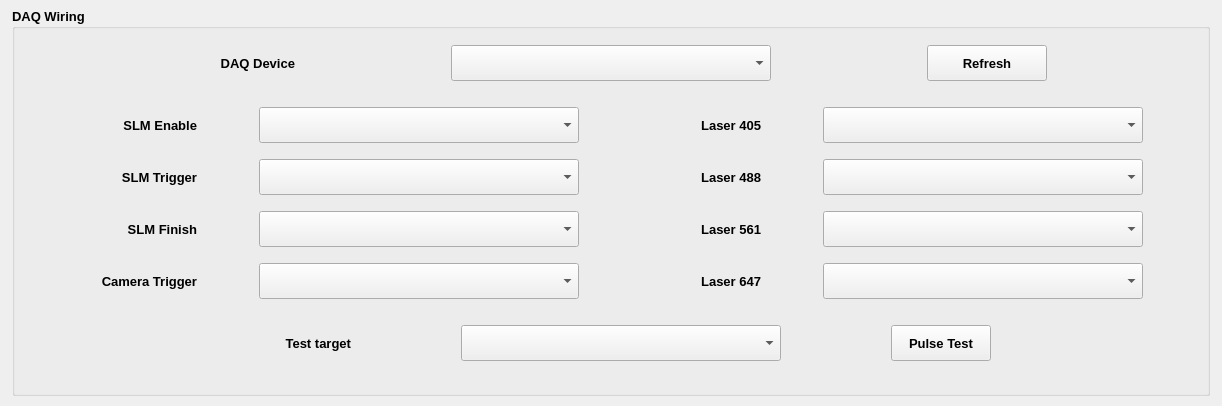
     <widget class="QWidget" name="tab_daq">
      <property name="minimumSize">
       <size>
        <width>30</width>
        <height>30</height>
       </size>
      </property>
      <property name="font">
       <font>
        <family>Arial</family>
        <pointsize>10</pointsize>
        <weight>75</weight>
        <bold>true</bold>
       </font>
      </property>
      <attribute name="title">
       <string>DAQ</string>
      </attribute>
      <layout class="QVBoxLayout" name="verticalLayout_daq_page">
       <property name="leftMargin">
        <number>12</number>
       </property>
       <property name="topMargin">
        <number>8</number>
       </property>
       <property name="rightMargin">
        <number>12</number>
       </property>
       <property name="bottomMargin">
        <number>10</number>
       </property>
       <item>
        <widget class="QGroupBox" name="group_daq">
         <property name="sizePolicy">
          <sizepolicy hsizetype="Expanding" vsizetype="Expanding">
           <horstretch>0</horstretch>
           <verstretch>1</verstretch>
          </sizepolicy>
         </property>
         <property name="font">
          <font>
           <family>Arial</family>
           <pointsize>10</pointsize>
           <weight>75</weight>
           <bold>true</bold>
          </font>
         </property>
         <property name="title">
          <string>DAQ Wiring</string>
         </property>
         <layout class="QVBoxLayout" name="verticalLayout_daq_group">
          <property name="spacing">
           <number>6</number>
          </property>
          <property name="leftMargin">
           <number>16</number>
          </property>
          <property name="topMargin">
           <number>16</number>
          </property>
          <property name="rightMargin">
           <number>16</number>
          </property>
          <property name="bottomMargin">
           <number>12</number>
          </property>
          <item>
           <layout class="QHBoxLayout" name="horizontalLayout_daq_device">
            <property name="spacing">
             <number>12</number>
            </property>
            <item>
             <widget class="QLabel" name="label_daq_device">
              <property name="minimumSize">
               <size>
                <width>120</width>
                <height>0</height>
               </size>
              </property>
              <property name="maximumSize">
               <size>
                <width>120</width>
                <height>16777215</height>
               </size>
              </property>
              <property name="font">
               <font>
                <family>Arial</family>
                <pointsize>10</pointsize>
                <weight>75</weight>
                <bold>true</bold>
               </font>
              </property>
              <property name="text">
               <string>DAQ Device</string>
              </property>
              <property name="alignment">
               <set>Qt::AlignRight|Qt::AlignTrailing|Qt::AlignVCenter</set>
              </property>
             </widget>
            </item>
            <item>
             <widget class="QComboBox" name="combo_daq_device">
              <property name="minimumSize">
               <size>
                <width>240</width>
                <height>36</height>
               </size>
              </property>
              <property name="maximumSize">
               <size>
                <width>320</width>
                <height>16777215</height>
               </size>
              </property>
              <property name="font">
               <font>
                <family>Arial</family>
                <pointsize>10</pointsize>
                <weight>75</weight>
                <bold>true</bold>
               </font>
              </property>
              <property name="maxVisibleItems">
               <number>16</number>
              </property>
             </widget>
            </item>
            <item>
             <widget class="QPushButton" name="btn_refresh_lines">
              <property name="sizePolicy">
               <sizepolicy hsizetype="Fixed" vsizetype="Fixed">
                <horstretch>0</horstretch>
                <verstretch>0</verstretch>
               </sizepolicy>
              </property>
              <property name="minimumSize">
               <size>
                <width>120</width>
                <height>36</height>
               </size>
              </property>
              <property name="maximumSize">
               <size>
                <width>120</width>
                <height>36</height>
               </size>
              </property>
              <property name="font">
               <font>
                <family>Arial</family>
                <pointsize>10</pointsize>
                <weight>75</weight>
                <bold>true</bold>
               </font>
              </property>
              <property name="text">
               <string>Refresh</string>
              </property>
             </widget>
            </item>
           </layout>
          </item>
          <item>
           <spacer name="verticalSpacer_daq_after_device">
            <property name="orientation">
             <enum>Qt::Vertical</enum>
            </property>
            <property name="sizeType">
             <enum>QSizePolicy::Expanding</enum>
            </property>
            <property name="sizeHint" stdset="0">
             <size>
              <width>20</width>
              <height>20</height>
             </size>
            </property>
           </spacer>
          </item>
          <item>
           <layout class="QGridLayout" name="formLayout_daq">
            <property name="spacing">
             <number>16</number>
            </property>
            <item row="0" column="0">
             <widget class="QLabel" name="label_slm_enable_line">
              <property name="minimumSize">
               <size>
                <width>120</width>
                <height>0</height>
               </size>
              </property>
              <property name="maximumSize">
               <size>
                <width>120</width>
                <height>16777215</height>
               </size>
              </property>
              <property name="font">
               <font>
                <family>Arial</family>
                <pointsize>10</pointsize>
                <weight>75</weight>
                <bold>true</bold>
               </font>
              </property>
              <property name="text">
               <string>SLM Enable</string>
              </property>
              <property name="textFormat">
               <enum>Qt::AutoText</enum>
              </property>
              <property name="alignment">
               <set>Qt::AlignRight|Qt::AlignTrailing|Qt::AlignVCenter</set>
              </property>
             </widget>
            </item>
            <item row="0" column="1">
             <widget class="QComboBox" name="combo_slm_enable_line">
              <property name="minimumSize">
               <size>
                <width>240</width>
                <height>36</height>
               </size>
              </property>
              <property name="maximumSize">
               <size>
                <width>320</width>
                <height>16777215</height>
               </size>
              </property>
              <property name="font">
               <font>
                <family>Arial</family>
                <pointsize>10</pointsize>
                <weight>75</weight>
                <bold>true</bold>
               </font>
              </property>
              <property name="maxVisibleItems">
               <number>16</number>
              </property>
              <property name="insertPolicy">
               <enum>QComboBox::InsertAtBottom</enum>
              </property>
             </widget>
            </item>
            <item row="1" column="1">
             <widget class="QComboBox" name="combo_slm_trigger_line">
              <property name="minimumSize">
               <size>
                <width>240</width>
                <height>36</height>
               </size>
              </property>
              <property name="maximumSize">
               <size>
                <width>320</width>
                <height>16777215</height>
               </size>
              </property>
              <property name="font">
               <font>
                <family>Arial</family>
                <pointsize>10</pointsize>
                <weight>75</weight>
                <bold>true</bold>
               </font>
              </property>
              <property name="maxVisibleItems">
               <number>16</number>
              </property>
              <property name="insertPolicy">
               <enum>QComboBox::InsertAtBottom</enum>
              </property>
             </widget>
            </item>
            <item row="2" column="0">
             <widget class="QLabel" name="label_slm_finish_line">
              <property name="minimumSize">
               <size>
                <width>120</width>
                <height>0</height>
               </size>
              </property>
              <property name="maximumSize">
               <size>
                <width>120</width>
                <height>16777215</height>
               </size>
              </property>
              <property name="font">
               <font>
                <family>Arial</family>
                <pointsize>10</pointsize>
                <weight>75</weight>
                <bold>true</bold>
               </font>
              </property>
              <property name="text">
               <string>SLM Finish</string>
              </property>
              <property name="alignment">
               <set>Qt::AlignRight|Qt::AlignTrailing|Qt::AlignVCenter</set>
              </property>
             </widget>
            </item>
            <item row="2" column="1">
             <widget class="QComboBox" name="combo_slm_finish_line">
              <property name="minimumSize">
               <size>
                <width>240</width>
                <height>36</height>
               </size>
              </property>
              <property name="maximumSize">
               <size>
                <width>320</width>
                <height>16777215</height>
               </size>
              </property>
              <property name="font">
               <font>
                <family>Arial</family>
                <pointsize>10</pointsize>
                <weight>75</weight>
                <bold>true</bold>
               </font>
              </property>
              <property name="maxVisibleItems">
               <number>16</number>
              </property>
              <property name="insertPolicy">
               <enum>QComboBox::InsertAtBottom</enum>
              </property>
             </widget>
            </item>
            <item row="3" column="0">
             <widget class="QLabel" name="label_camera_trigger_line">
              <property name="minimumSize">
               <size>
                <width>120</width>
                <height>0</height>
               </size>
              </property>
              <property name="maximumSize">
               <size>
                <width>120</width>
                <height>16777215</height>
               </size>
              </property>
              <property name="font">
               <font>
                <family>Arial</family>
                <pointsize>10</pointsize>
                <weight>75</weight>
                <bold>true</bold>
               </font>
              </property>
              <property name="text">
               <string>Camera Trigger</string>
              </property>
              <property name="alignment">
               <set>Qt::AlignRight|Qt::AlignTrailing|Qt::AlignVCenter</set>
              </property>
             </widget>
            </item>
            <item row="3" column="1">
             <widget class="QComboBox" name="combo_camera_trigger_line">
              <property name="minimumSize">
               <size>
                <width>240</width>
                <height>36</height>
               </size>
              </property>
              <property name="maximumSize">
               <size>
                <width>320</width>
                <height>16777215</height>
               </size>
              </property>
              <property name="font">
               <font>
                <family>Arial</family>
                <pointsize>10</pointsize>
                <weight>75</weight>
                <bold>true</bold>
               </font>
              </property>
              <property name="maxVisibleItems">
               <number>16</number>
              </property>
              <property name="insertPolicy">
               <enum>QComboBox::InsertAtBottom</enum>
              </property>
             </widget>
            </item>
            <item row="0" column="2">
             <widget class="QLabel" name="label_laser_405_line">
              <property name="minimumSize">
               <size>
                <width>120</width>
                <height>0</height>
               </size>
              </property>
              <property name="maximumSize">
               <size>
                <width>120</width>
                <height>16777215</height>
               </size>
              </property>
              <property name="font">
               <font>
                <family>Arial</family>
                <pointsize>10</pointsize>
                <weight>75</weight>
                <bold>true</bold>
               </font>
              </property>
              <property name="text">
               <string>Laser 405</string>
              </property>
              <property name="alignment">
               <set>Qt::AlignRight|Qt::AlignTrailing|Qt::AlignVCenter</set>
              </property>
             </widget>
            </item>
            <item row="0" column="3">
             <widget class="QComboBox" name="combo_laser_405_line">
              <property name="minimumSize">
               <size>
                <width>240</width>
                <height>36</height>
               </size>
              </property>
              <property name="maximumSize">
               <size>
                <width>320</width>
                <height>16777215</height>
               </size>
              </property>
              <property name="font">
               <font>
                <family>Arial</family>
                <pointsize>10</pointsize>
                <weight>75</weight>
                <bold>true</bold>
               </font>
              </property>
              <property name="maxVisibleItems">
               <number>16</number>
              </property>
              <property name="insertPolicy">
               <enum>QComboBox::InsertAtBottom</enum>
              </property>
             </widget>
            </item>
            <item row="1" column="2">
             <widget class="QLabel" name="label_laser_488_line">
              <property name="minimumSize">
               <size>
                <width>120</width>
                <height>0</height>
               </size>
              </property>
              <property name="maximumSize">
               <size>
                <width>120</width>
                <height>16777215</height>
               </size>
              </property>
              <property name="font">
               <font>
                <family>Arial</family>
                <pointsize>10</pointsize>
                <weight>75</weight>
                <bold>true</bold>
               </font>
              </property>
              <property name="text">
               <string>Laser 488</string>
              </property>
              <property name="alignment">
               <set>Qt::AlignRight|Qt::AlignTrailing|Qt::AlignVCenter</set>
              </property>
             </widget>
            </item>
            <item row="1" column="3">
             <widget class="QComboBox" name="combo_laser_488_line">
              <property name="minimumSize">
               <size>
                <width>240</width>
                <height>36</height>
               </size>
              </property>
              <property name="maximumSize">
               <size>
                <width>320</width>
                <height>16777215</height>
               </size>
              </property>
              <property name="font">
               <font>
                <family>Arial</family>
                <pointsize>10</pointsize>
                <weight>75</weight>
                <bold>true</bold>
               </font>
              </property>
              <property name="maxVisibleItems">
               <number>16</number>
              </property>
              <property name="insertPolicy">
               <enum>QComboBox::InsertAtBottom</enum>
              </property>
             </widget>
            </item>
            <item row="2" column="2">
             <widget class="QLabel" name="label_laser_561_line">
              <property name="minimumSize">
               <size>
                <width>120</width>
                <height>0</height>
               </size>
              </property>
              <property name="maximumSize">
               <size>
                <width>120</width>
                <height>16777215</height>
               </size>
              </property>
              <property name="font">
               <font>
                <family>Arial</family>
                <pointsize>10</pointsize>
                <weight>75</weight>
                <bold>true</bold>
               </font>
              </property>
              <property name="text">
               <string>Laser 561</string>
              </property>
              <property name="alignment">
               <set>Qt::AlignRight|Qt::AlignTrailing|Qt::AlignVCenter</set>
              </property>
             </widget>
            </item>
            <item row="2" column="3">
             <widget class="QComboBox" name="combo_laser_561_line">
              <property name="minimumSize">
               <size>
                <width>240</width>
                <height>36</height>
               </size>
              </property>
              <property name="maximumSize">
               <size>
                <width>320</width>
                <height>16777215</height>
               </size>
              </property>
              <property name="font">
               <font>
                <family>Arial</family>
                <pointsize>10</pointsize>
                <weight>75</weight>
                <bold>true</bold>
               </font>
              </property>
              <property name="maxVisibleItems">
               <number>16</number>
              </property>
              <property name="insertPolicy">
               <enum>QComboBox::InsertAtBottom</enum>
              </property>
             </widget>
            </item>
            <item row="3" column="2">
             <widget class="QLabel" name="label_laser_647_line">
              <property name="minimumSize">
               <size>
                <width>120</width>
                <height>0</height>
               </size>
              </property>
              <property name="maximumSize">
               <size>
                <width>120</width>
                <height>16777215</height>
               </size>
              </property>
              <property name="font">
               <font>
                <family>Arial</family>
                <pointsize>10</pointsize>
                <weight>75</weight>
                <bold>true</bold>
               </font>
              </property>
              <property name="text">
               <string>Laser 647</string>
              </property>
              <property name="alignment">
               <set>Qt::AlignRight|Qt::AlignTrailing|Qt::AlignVCenter</set>
              </property>
             </widget>
            </item>
            <item row="3" column="3">
             <widget class="QComboBox" name="combo_laser_647_line">
              <property name="minimumSize">
               <size>
                <width>240</width>
                <height>36</height>
               </size>
              </property>
              <property name="maximumSize">
               <size>
                <width>320</width>
                <height>16777215</height>
               </size>
              </property>
              <property name="font">
               <font>
                <family>Arial</family>
                <pointsize>10</pointsize>
                <weight>75</weight>
                <bold>true</bold>
               </font>
              </property>
              <property name="maxVisibleItems">
               <number>16</number>
              </property>
              <property name="insertPolicy">
               <enum>QComboBox::InsertAtBottom</enum>
              </property>
             </widget>
            </item>
            <item row="1" column="0">
             <widget class="QLabel" name="label_slm_trigger_line">
              <property name="minimumSize">
               <size>
                <width>120</width>
                <height>0</height>
               </size>
              </property>
              <property name="maximumSize">
               <size>
                <width>120</width>
                <height>16777215</height>
               </size>
              </property>
              <property name="font">
               <font>
                <family>Arial</family>
                <pointsize>10</pointsize>
                <weight>75</weight>
                <bold>true</bold>
               </font>
              </property>
              <property name="text">
               <string>SLM Trigger</string>
              </property>
              <property name="alignment">
               <set>Qt::AlignRight|Qt::AlignTrailing|Qt::AlignVCenter</set>
              </property>
             </widget>
            </item>
           </layout>
          </item>
          <item>
           <spacer name="verticalSpacer_daq_after_lines">
            <property name="orientation">
             <enum>Qt::Vertical</enum>
            </property>
            <property name="sizeType">
             <enum>QSizePolicy::Expanding</enum>
            </property>
            <property name="sizeHint" stdset="0">
             <size>
              <width>20</width>
              <height>20</height>
             </size>
            </property>
           </spacer>
          </item>
          <item>
           <layout class="QHBoxLayout" name="horizontalLayout_daq_buttons">
            <property name="spacing">
             <number>10</number>
            </property>
            <item>
             <spacer name="horizontalSpacer_4">
              <property name="orientation">
               <enum>Qt::Horizontal</enum>
              </property>
              <property name="sizeType">
               <enum>QSizePolicy::Preferred</enum>
              </property>
              <property name="sizeHint" stdset="0">
               <size>
                <width>200</width>
                <height>20</height>
               </size>
              </property>
             </spacer>
            </item>
            <item>
             <widget class="QLabel" name="label_test_target">
              <property name="minimumSize">
               <size>
                <width>120</width>
                <height>0</height>
               </size>
              </property>
              <property name="maximumSize">
               <size>
                <width>120</width>
                <height>16777215</height>
               </size>
              </property>
              <property name="font">
               <font>
                <family>Arial</family>
                <pointsize>10</pointsize>
                <weight>75</weight>
                <bold>true</bold>
               </font>
              </property>
              <property name="text">
               <string>Test target</string>
              </property>
              <property name="alignment">
               <set>Qt::AlignRight|Qt::AlignTrailing|Qt::AlignVCenter</set>
              </property>
             </widget>
            </item>
            <item>
             <spacer name="horizontalSpacer_2">
              <property name="orientation">
               <enum>Qt::Horizontal</enum>
              </property>
              <property name="sizeType">
               <enum>QSizePolicy::Preferred</enum>
              </property>
              <property name="sizeHint" stdset="0">
               <size>
                <width>100</width>
                <height>20</height>
               </size>
              </property>
             </spacer>
            </item>
            <item>
             <widget class="QComboBox" name="combo_test_target">
              <property name="sizePolicy">
               <sizepolicy hsizetype="Expanding" vsizetype="Fixed">
                <horstretch>1</horstretch>
                <verstretch>0</verstretch>
               </sizepolicy>
              </property>
              <property name="minimumSize">
               <size>
                <width>320</width>
                <height>36</height>
               </size>
              </property>
              <property name="maximumSize">
               <size>
                <width>16777215</width>
                <height>36</height>
               </size>
              </property>
              <property name="font">
               <font>
                <family>Arial</family>
                <pointsize>10</pointsize>
                <weight>75</weight>
                <bold>true</bold>
               </font>
              </property>
             </widget>
            </item>
            <item>
             <spacer name="horizontalSpacer_3">
              <property name="orientation">
               <enum>Qt::Horizontal</enum>
              </property>
              <property name="sizeType">
               <enum>QSizePolicy::Preferred</enum>
              </property>
              <property name="sizeHint" stdset="0">
               <size>
                <width>100</width>
                <height>20</height>
               </size>
              </property>
             </spacer>
            </item>
            <item>
             <widget class="QPushButton" name="btn_pulse_test">
              <property name="sizePolicy">
               <sizepolicy hsizetype="Fixed" vsizetype="Fixed">
                <horstretch>0</horstretch>
                <verstretch>0</verstretch>
               </sizepolicy>
              </property>
              <property name="minimumSize">
               <size>
                <width>100</width>
                <height>36</height>
               </size>
              </property>
              <property name="maximumSize">
               <size>
                <width>120</width>
                <height>36</height>
               </size>
              </property>
              <property name="font">
               <font>
                <family>Arial</family>
                <pointsize>10</pointsize>
                <weight>75</weight>
                <bold>true</bold>
               </font>
              </property>
              <property name="text">
               <string>Pulse Test</string>
              </property>
             </widget>
            </item>
            <item>
             <spacer name="horizontalSpacer_5">
              <property name="orientation">
               <enum>Qt::Horizontal</enum>
              </property>
              <property name="sizeType">
               <enum>QSizePolicy::Preferred</enum>
              </property>
              <property name="sizeHint" stdset="0">
               <size>
                <width>200</width>
                <height>20</height>
               </size>
              </property>
             </spacer>
            </item>
           </layout>
          </item>
          <item>
           <spacer name="verticalSpacer_daq_bottom">
            <property name="orientation">
             <enum>Qt::Vertical</enum>
            </property>
            <property name="sizeType">
             <enum>QSizePolicy::Expanding</enum>
            </property>
            <property name="sizeHint" stdset="0">
             <size>
              <width>20</width>
              <height>20</height>
             </size>
            </property>
           </spacer>
          </item>
         </layout>
        </widget>
       </item>
      </layout>
     </widget>
